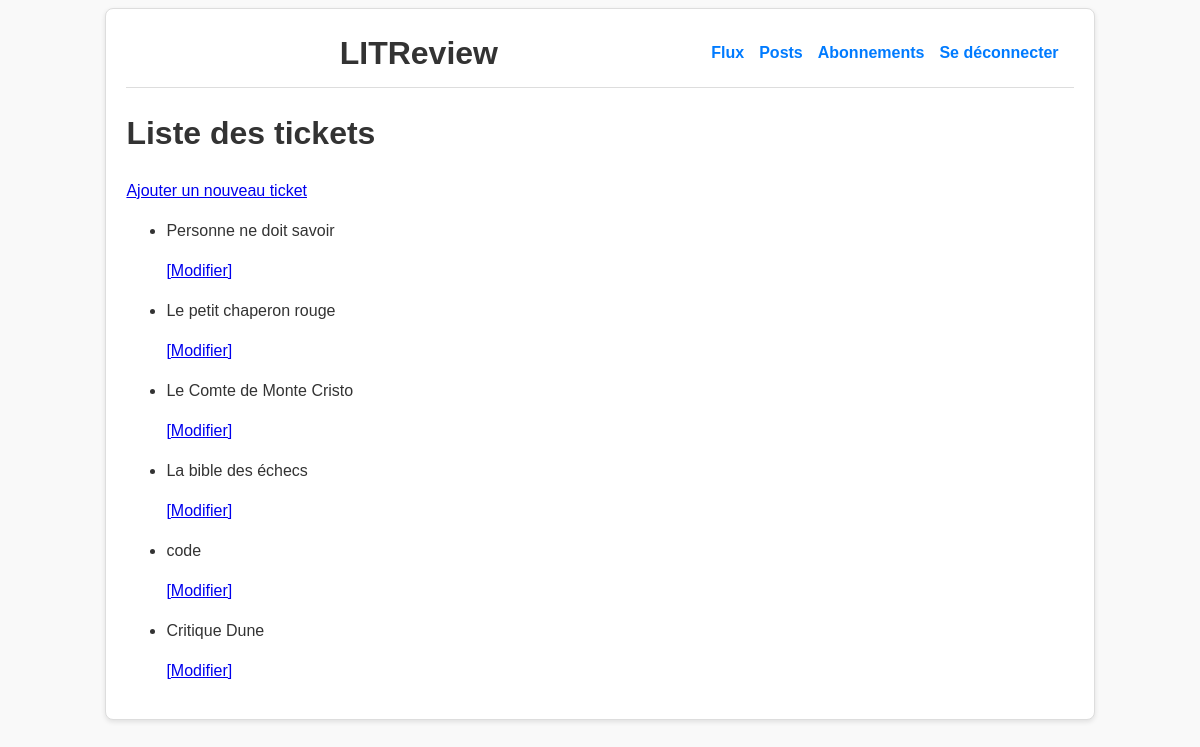
Page /ticket/ on the earlier database version.
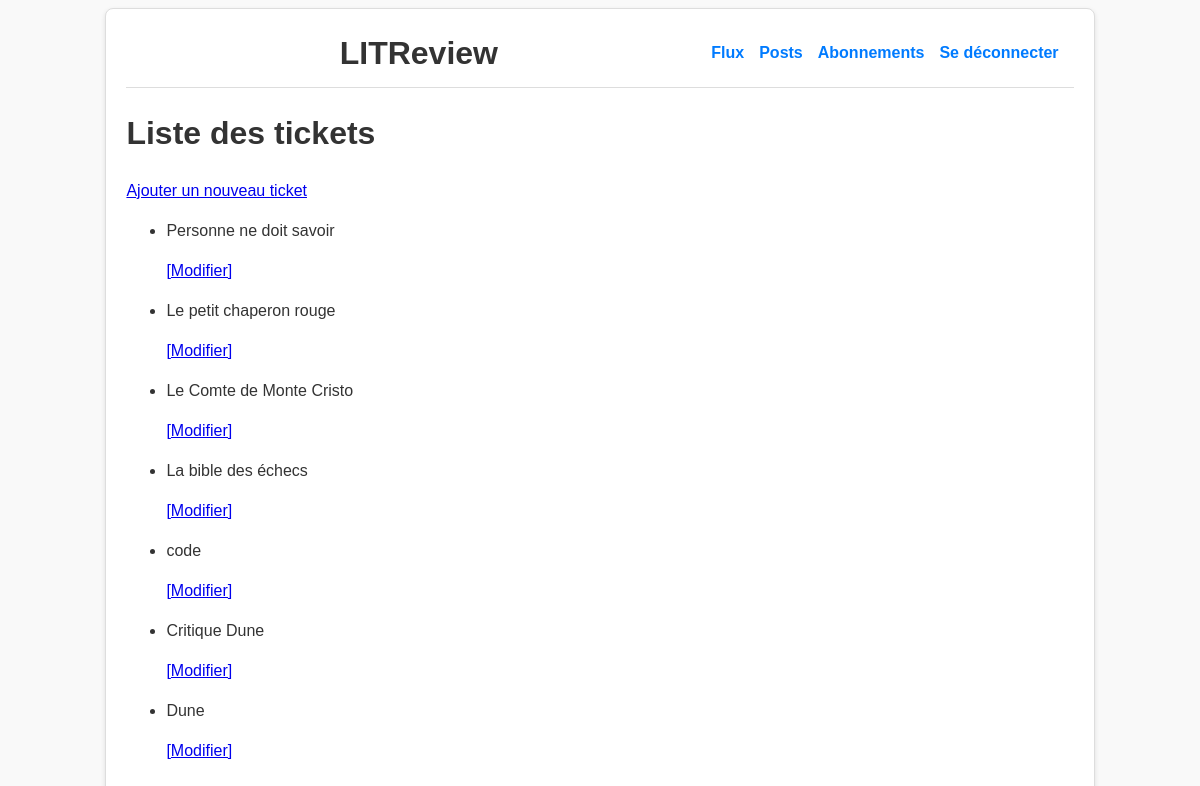
Same page on the later database version.
### review/models.py (models this page shows, shortened)
class Ticket(models.Model):
    title = models.CharField(max_length=128)
    description = models.TextField(max_length=2048, blank=True)
    user = models.ForeignKey(to=settings.AUTH_USER_MODEL, on_delete=models.CASCADE)
    image = models.ImageField(null=True, blank=True)
    time_created = models.DateTimeField(auto_now_add=True)

### review/views.py (the view)
# urls.py: path("ticket/", review.views.ticket_list, name="ticket_list"),
def ticket_list(request):
    tickets = Ticket.objects.all()
    return render(request, "review/ticket_list.html", {"tickets": tickets})

### review/templates/review/ticket_list.html
{% extends 'base.html' %}
{% block content %}
<h1>Liste des tickets</h1>
<a href="{% url 'ticket_create' %}">Ajouter un nouveau ticket</a>
<ul>
    {% for ticket in tickets %}
    <li>
        <p>{{ ticket.title }}</p>
        <a href="{% url 'ticket_update' ticket.id %}">[Modifier]</a>
    </li>
    {% endfor %}
</ul>
{% endblock %}

Differences in the rows shown:
added Ticket: title "Dune"
